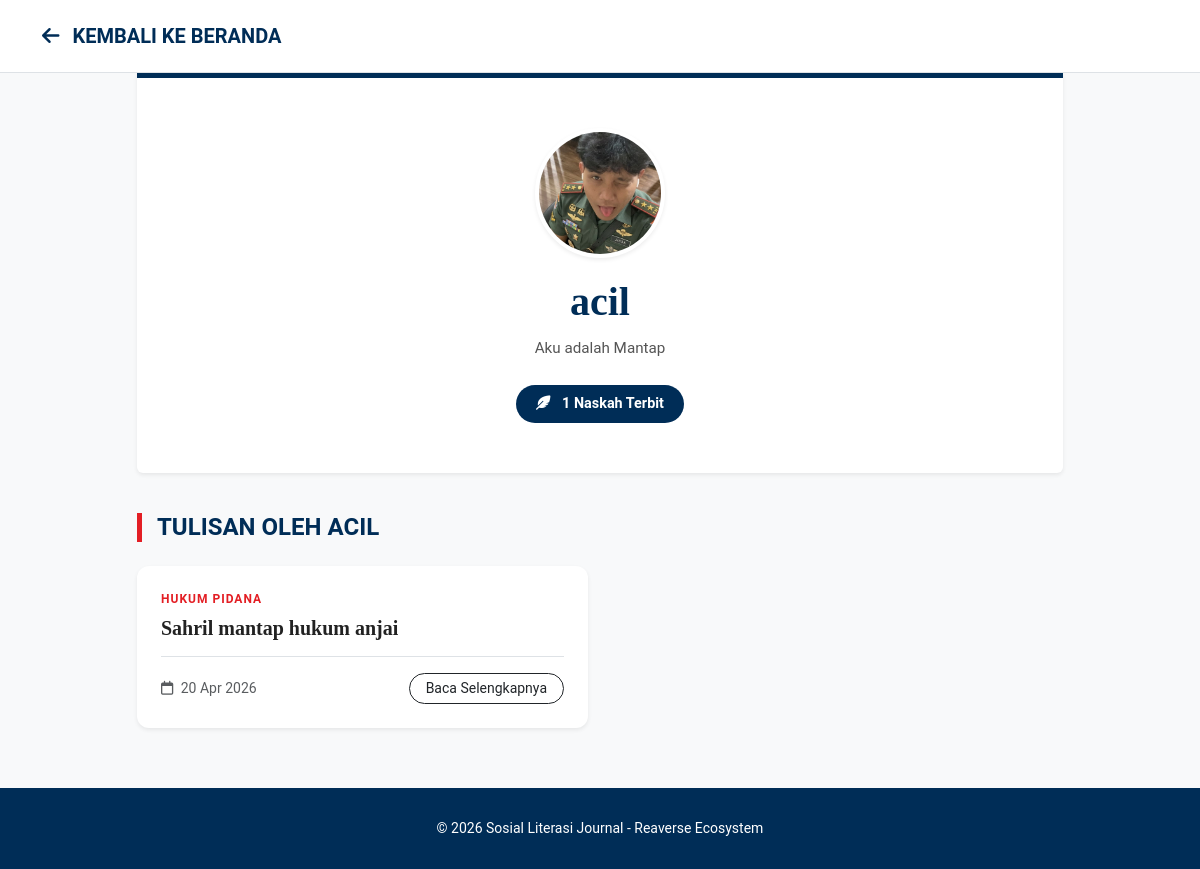
Page /profil/acil/ on the earlier database version.
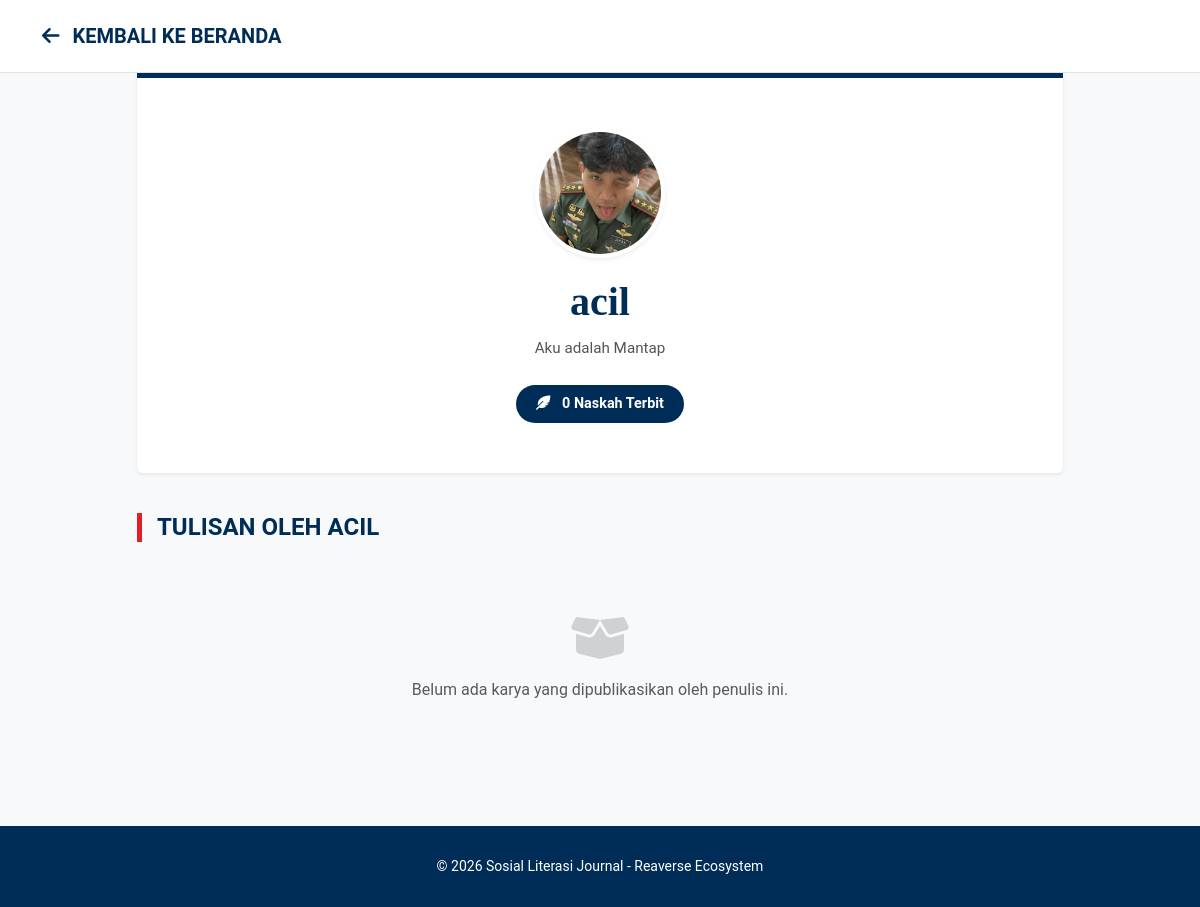
Same page on the later database version.
### tulisan/models.py (models this page shows, shortened)
class Karya(models.Model):
    penulis_user = models.ForeignKey(User, on_delete=models.CASCADE, related_name='daftar_karya', null=True, blank=True)
    KATEGORI_CHOICES = [
        ('pidana', 'Hukum Pidana'),
        ('perdata', 'Hukum Perdata'),
        ('htn', 'Hukum Tata Negara'),
        ('han', 'Hukum Administrasi Negara'),
    ]
    judul = models.CharField(max_length=200)
    penulis = models.CharField(max_length=100) # Tetap ada sebagai nama tampilan
    isi = RichTextField()
    gambar = models.ImageField(upload_to='naskah/', blank=True, null=True)
    kategori = models.CharField(max_length=20, choices=KATEGORI_CHOICES, default='pidana')
    is_published = models.BooleanField(default=False)
    tanggal_terbit = models.DateTimeField(auto_now_add=True)
    file_pdf = models.FileField(upload_to='jurnal_pdf/', blank=True, null=True)
    is_jurnal_ilmiah = models.BooleanField(default=False)

### tulisan/views.py (the view)
# urls.py: path('profil/<str:username>/', views.profil_penulis, name='profil_penulis'),
def profil_penulis(request, username):
    user_penulis = get_object_or_404(User, username=username)
    karya_list = Karya.objects.filter(penulis_user=user_penulis, is_published=True).order_by('-id')
    return render(request, 'tulisan/profil_penulis.html', {
        'penulis': user_penulis,
        'karya_list': karya_list
    })

### templates/tulisan/profil_penulis.html (shortened to what this page needs)
{% load static %}
<!DOCTYPE html>
<html lang="id">
<head>
    <link href="https://cdn.jsdelivr.net/npm/bootstrap@5.3.0/dist/css/bootstrap.min.css" rel="stylesheet">
    <link rel="stylesheet" href="https://cdnjs.cloudflare.com/ajax/libs/font-awesome/6.0.0/css/all.min.css">
</head>
<body>
<nav class="navbar navbar-light bg-white border-bottom py-3 sticky-top">
    <div class="container">
        <a class="navbar-brand fw-bold text-navy" href="{% url 'home' %}" style="color: var(--ho-navy);">
            <i class="fa-solid fa-arrow-left me-2"></i> KEMBALI KE BERANDA
        </a>
    </div>
</nav>
<div class="container">
    <div class="row justify-content-center">
        <div class="col-lg-10">
            <div class="profile-header rounded-bottom shadow-sm">
                <div class="profile-avatar shadow-sm">
                    {% if penulis.profile.foto %}
                        <img src="{{ penulis.profile.foto.url }}" alt="{{ penulis.username }}">
                    {% else %}
                        <i class="fa-solid fa-user-tie"></i>
                    {% endif %}
                </div>
                <h1 class="author-name">{{ penulis.get_full_name|default:penulis.username }}</h1>
                {% if penulis.profile.bio %}
                    <p class="author-bio">{{ penulis.profile.bio }}</p>
                {% else %}
                    <p class="text-muted mb-0">Kontributor Aktif @ Sosial Literasi Journal</p>
                {% endif %}
                <div class="stats-badge">
                    <i class="fa-solid fa-feather-pointed me-2"></i> {{ karya_list.count }} Naskah Terbit
                </div>
            </div>
            <h4 class="fw-bold mb-4" style="color: var(--ho-navy); border-left: 5px solid var(--ho-accent); padding-left: 15px;">
                TULISAN OLEH {{ penulis.first_name|upper|default:penulis.username|upper }}
            </h4>
            <div class="row g-4">
                {% for naskah in karya_list %}
                <div class="col-md-6">
                    <div class="card h-100 card-karya shadow-sm">
                        <div class="card-body p-4">
                            <span class="kategori-tag d-block mb-2">{{ naskah.get_kategori_display }}</span>
                            <h5 class="mb-3">
                                <a href="{% url 'detail_karya' naskah.id %}" class="judul-link">
                                    {{ naskah.judul }}
                                </a>
                            </h5>
                            <div class="d-flex justify-content-between align-items-center mt-3 pt-3 border-top">
                                <small class="text-muted"><i class="fa-regular fa-calendar me-1"></i> {{ naskah.tanggal_terbit|date:"d M Y" }}</small>
                                <a href="{% url 'detail_karya' naskah.id %}" class="btn btn-sm btn-outline-dark rounded-pill px-3">Baca Selengkapnya</a>
                            </div>
                        </div>
                    </div>
                </div>
                {% empty %}
                <div class="col-12 text-center py-5">
                    <div class="text-muted">
                        <i class="fa-solid fa-box-open fa-3x mb-3 opacity-25"></i>
                        <p>Belum ada karya yang dipublikasikan oleh penulis ini.</p>
                    </div>
                </div>
                {% endfor %}
            </div>
        </div>
    </div>
</div>
<footer class="footer text-center">
    <div class="container">
        <p class="small mb-0">&copy; 2026 Sosial Literasi Journal - Reaverse Ecosystem</p>
    </div>
</footer>
</body>
</html>

Differences in the rows shown:
removed Karya: kategori "HUKUM PIDANA", judul "Sahril mantap hukum anjai", tanggal_terbit "20 Apr 2026"
Other differences:
{{ karya_list.count }}: "1" → "0"
text now shown: "Belum ada karya yang dipublikasikan oleh penulis ini."
